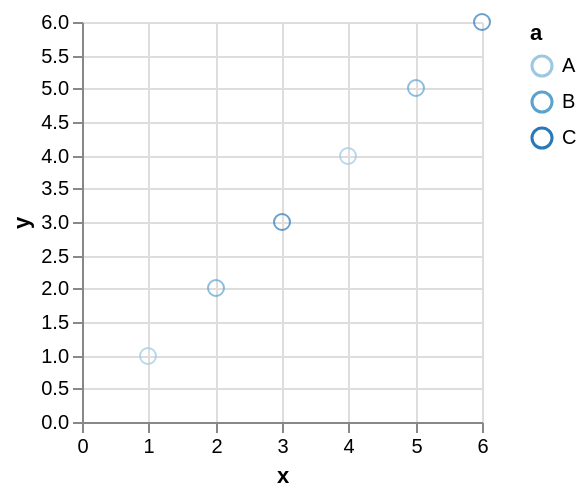

The Vega-Lite source for this figure:
### Vega specification from a JSON file in a GitHub repository (floating-point values rounded to 4 significant figures)
{"$schema": "http://vega.github.io/schema/vega/v3.0.json", "autosize": "pad", "padding": 5, "data": [{"name": "source_0", "values": [{"a": "B", "x": 2, "y": 2}, {"a": "A", "x": 1, "y": 1}, {"a": "A", "x": 4, "y": 4}, {"a": "B", "x": 5, "y": 5}, {"a": "C", "x": 3, "y": 3}, {"a": "C", "x": 6, "y": 6}], "format": {"type": "json", "parse": {"x": "number", "y": "number"}}, "transform": [{"type": "filter", "expr": "datum[\"x\"] !== null && !isNaN(datum[\"x\"]) && datum[\"y\"] !== null && !isNaN(datum[\"y\"])"}]}], "signals": [{"name": "width", "update": "200"}, {"name": "height", "update": "200"}, {"name": "unit", "value": {}, "on": [{"events": "mousemove", "update": "group()._id ? group() : unit"}]}], "marks": [{"name": "nested_main_group", "type": "group", "encode": {"update": {"width": {"signal": "width"}, "height": {"signal": "height"}}}, "marks": [{"name": "marks", "type": "symbol", "role": "point", "from": {"data": "source_0"}, "encode": {"update": {"x": {"scale": "x", "field": "x"}, "y": {"scale": "y", "field": "y"}, "stroke": {"scale": "color", "field": "a"}, "fill": {"value": "transparent"}, "opacity": {"value": 0.7}}}}]}], "scales": [{"name": "x", "type": "linear", "domain": {"data": "source_0", "field": "x"}, "range": [0, 200], "round": true, "nice": true, "zero": true}, {"name": "y", "type": "linear", "domain": {"data": "source_0", "field": "y"}, "range": [200, 0], "round": true, "nice": true, "zero": true}, {"name": "color", "type": "ordinal", "domain": {"data": "source_0", "field": "a", "sort": true}, "range": "ordinal"}], "axes": [{"scale": "x", "format": "s", "orient": "bottom", "tickCount": 5, "title": "x", "zindex": 1}, {"scale": "x", "domain": false, "format": "s", "grid": true, "labels": false, "orient": "bottom", "tickCount": 5, "ticks": false, "zindex": 0, "gridScale": "y"}, {"scale": "y", "format": "s", "orient": "left", "title": "y", "zindex": 1}, {"scale": "y", "domain": false, "format": "s", "grid": true, "labels": false, "orient": "left", "ticks": false, "zindex": 0, "gridScale": "x"}], "legends": [{"stroke": "color", "title": "a"}]}
